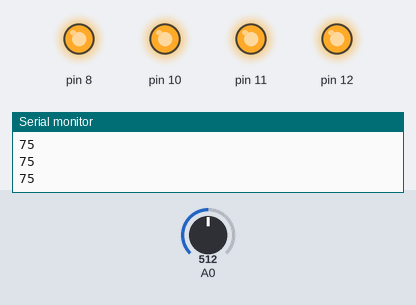
The sketch below on a simulated Arduino Uno, built with avr-gcc and run on an emulated ATmega328P. On the bench: output pins drawn as LEDs (lit = HIGH), the last lines printed to the serial monitor. The test bench sets the inputs (shaded band); at power-on: A0 = 512.

Above: at 1.2 s.
1.3 s: A0 set to 346
2.8 s: A0 set to 323
At 3.3 s:
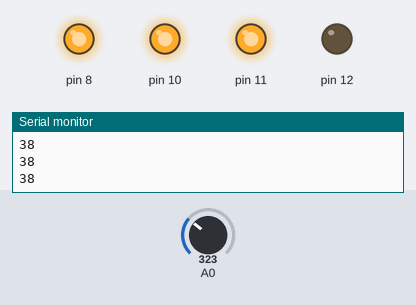
4.3 s: A0 set to 298
5.8 s: A0 set to 269
At 6.6 s:
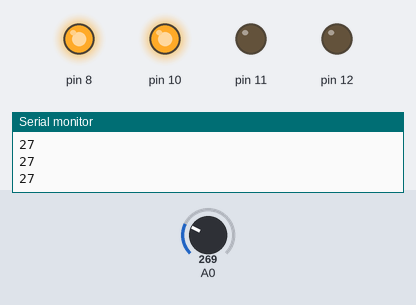
7.3 s: A0 set to 245
8.8 s: A0 set to 220
At 10.2 s:
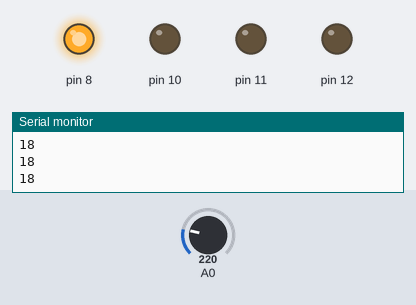
Timing chart, 0 to 11.3 s (numbered marks = the images above; inputs shaded):
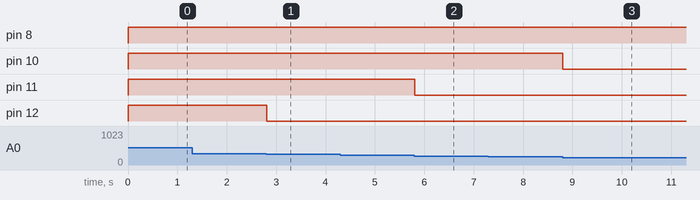

The sketch:

temp1.ino
```cpp
// C++ code
//
int tem = 0;

void setup()
{
  pinMode(A0, INPUT);
  Serial.begin(9600);
  pinMode(10, OUTPUT);
  pinMode(11, OUTPUT);
  pinMode(12, OUTPUT);
   pinMode(8, OUTPUT);
}

void loop()
{
  tem = map((analogRead(A0) - (20 + 3.043)), 0, 1023, -20, 180);
  Serial.println(tem);
  if (tem > 20) {
    digitalWrite(10, HIGH);
  } else {
    digitalWrite(10, LOW);
  }
  if (tem > 30) {
    digitalWrite(11, HIGH);
  } else {
    digitalWrite(11, LOW);
  }
  if (tem > 40) {
    digitalWrite(12, HIGH);
    digitalWrite(8, HIGH);
  } else {
    digitalWrite(12, LOW);
  }
  delay(10); // Delay a little bit to improve simulation performance
}
```

Measured:
- the behaviour switches between 337 and 336 on A0 (found by bisection; images 0 and 1)
- the behaviour switches between 285 and 284 on A0 (found by bisection; images 1 and 2)
- the behaviour switches between 234 and 233 on A0 (found by bisection; images 2 and 3)
- after the input at 2.8 s, pin 12: HIGH → LOW at once
- after the input at 5.8 s, pin 11: HIGH → LOW at once
- after the input at 8.8 s, pin 10: HIGH → LOW at once
